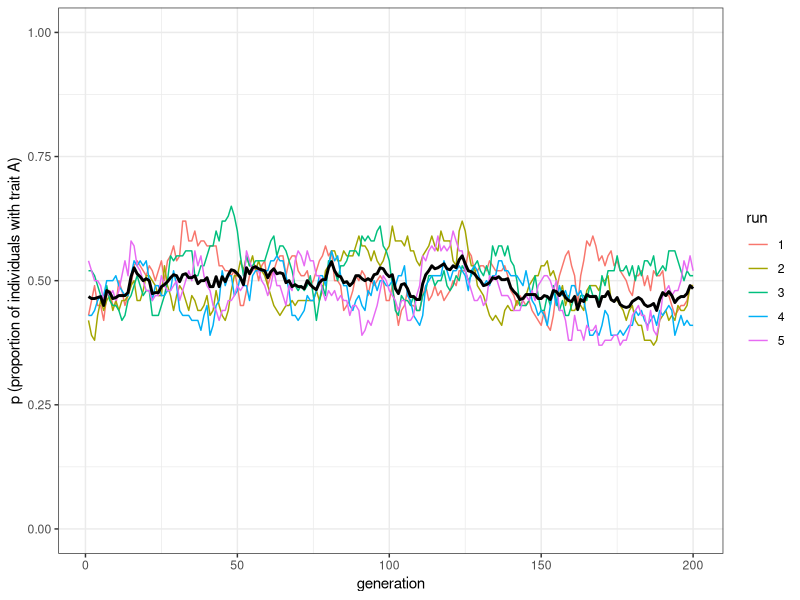
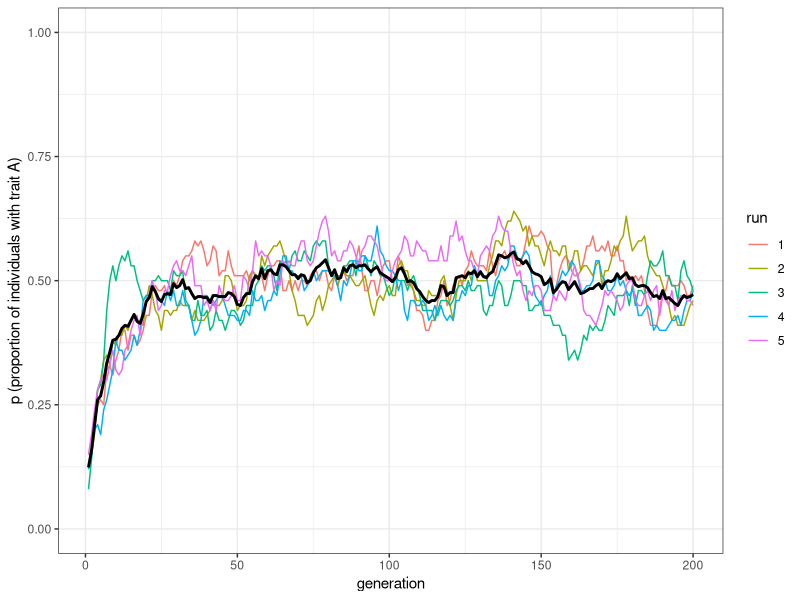
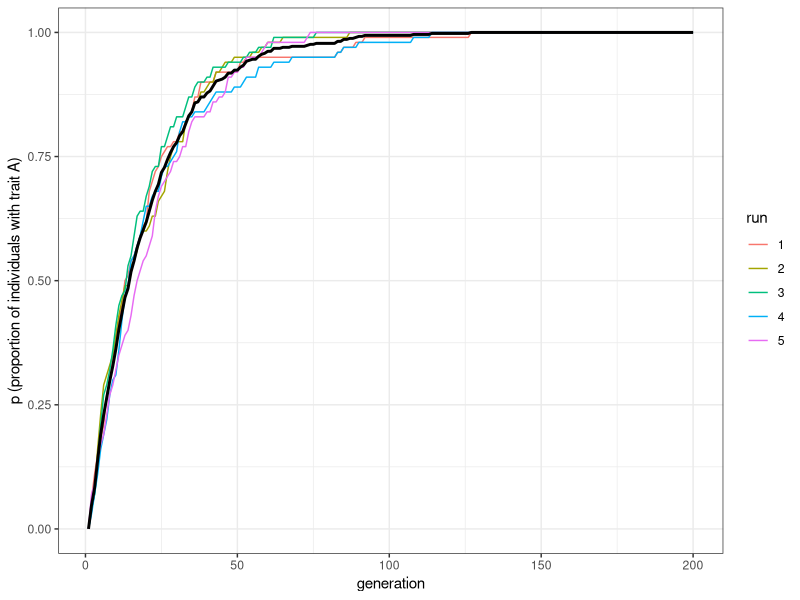
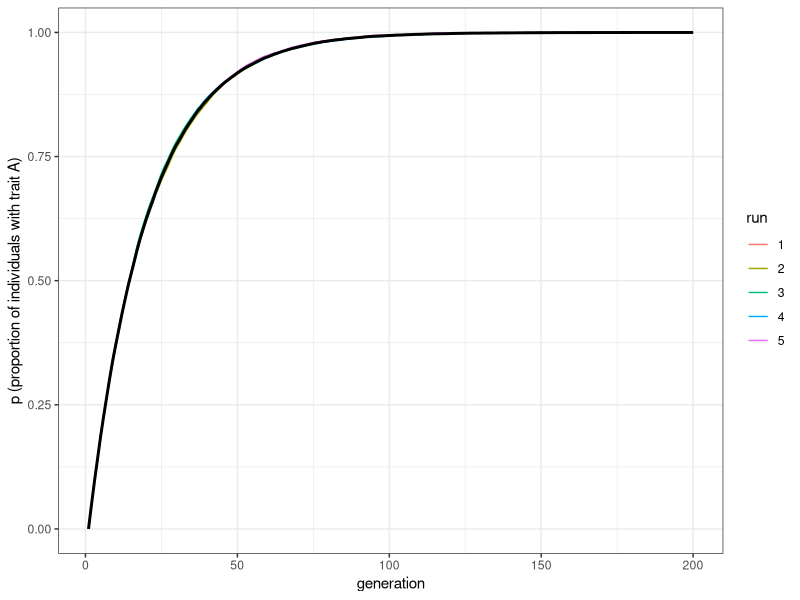
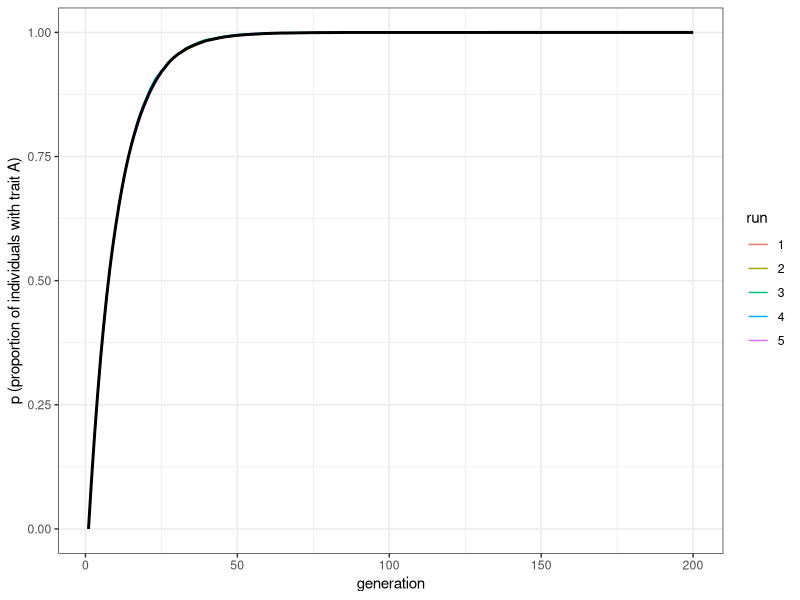

The R source for these figures, in order:
## ---- chunk 1
library(tidyverse)

unbiased_mutation <- function(N, mu, p_0, t_max, r_max) {
  # Create the output tibble
  output <- tibble(generation = rep(1:t_max, r_max), 
                   p = as.numeric(rep(NA, t_max * r_max)), 
                   run = as.factor(rep(1:r_max, each = t_max))) 

  for (r in 1:r_max) {
    population <- tibble(trait = sample(c("A", "B"), N, replace = TRUE, 
                                        prob = c(p_0, 1 - p_0)))
    # Add first generation's p for run r
    output[output$generation == 1 & output$run == r, ]$p <- 
      sum(population$trait == "A") / N 
    for (t in 2:t_max) {
      # Copy individuals to previous_population tibble
      previous_population <- population 
      
      # Determine 'mutant' individuals
      mutate <- sample(c(TRUE, FALSE), N, prob = c(mu, 1 - mu), replace = TRUE) 
      
      # If there are 'mutants' from A to B
      if (nrow(population[mutate & previous_population$trait == "A", ]) > 0) { 
        # Then flip them to B
        population[mutate & previous_population$trait == "A", ]$trait <- "B" 
      }
      
      # If there are 'mutants' from B to A
      if (nrow(population[mutate & previous_population$trait == "B", ]) > 0) { 
        # Then flip them to A
        population[mutate & previous_population$trait == "B", ]$trait <- "A" 
      }
      
      # Get p and put it into output slot for this generation t and run r
      output[output$generation == t & output$run == r, ]$p <- 
        sum(population$trait == "A") / N 
    }
  }
  # Export data from function
  output 
}
## ---- chunk 2
plot_multiple_runs <- function(data_model) {
  ggplot(data = data_model, aes(y = p, x = generation)) +
    geom_line(aes(colour = run)) +
    stat_summary(fun = mean, geom = "line", size = 1) +
    ylim(c(0, 1)) +
    theme_bw() +
    labs(y = "p (proportion of individuals with trait A)")
}
## ---- chunk 3
data_model <- unbiased_mutation(N = 100, mu = 0.05, p_0 = 0.5, t_max = 200, r_max = 5)
plot_multiple_runs(data_model)
## ---- chunk 4
data_model <- unbiased_mutation(N = 100, mu = 0.05, p_0 = 0.1, t_max = 200, r_max = 5)
plot_multiple_runs(data_model)
## ---- chunk 5
biased_mutation <- function(N, mu_b, p_0, t_max, r_max) {
   # Create the output tibble
  output <- tibble(generation = rep(1:t_max, r_max), 
                   p = as.numeric(rep(NA, t_max * r_max)), 
                   run = as.factor(rep(1:r_max, each = t_max)))

  for (r in 1:r_max) {
    population <- tibble(trait = sample(c("A", "B"), N, replace = TRUE, 
                                        prob = c(p_0, 1 - p_0)))
    # Add first generation's p for run r
    output[output$generation == 1 & output$run == r, ]$p <- 
      sum(population$trait == "A") / N 
    for (t in 2:t_max) {
      # Copy individuals to previous_population tibble
      previous_population <- population 
      
      # Determine 'mutant' individuals
      mutate <- sample(c(TRUE, FALSE), N, prob = c(mu_b, 1 - mu_b), replace = TRUE) 
      
      # If there are 'mutants' from B to A
      if (nrow(population[mutate & previous_population$trait == "B", ]) > 0) {
        # Then flip them to A
        population[mutate & previous_population$trait == "B", ]$trait <- "A"
      }
      # Get p and put it into output slot for this generation t and run r
      output[output$generation == t & output$run == r, ]$p <- 
        sum(population$trait == "A") / N 
    }
  }
  # Export data from function
  output 
}
## ---- chunk 6
data_model <- biased_mutation(N = 100, mu_b = 0.05, p_0 = 0, t_max = 200, r_max = 5)
plot_multiple_runs(data_model)
## ---- chunk 7
data_model <- biased_mutation(N = 10000, mu_b = 0.05, p_0 = 0, t_max = 200, r_max = 5)
plot_multiple_runs(data_model)
## ---- chunk 8
data_model <- biased_mutation(N = 10000, mu_b = 0.1, p_0 = 0, t_max = 200, r_max = 5)
plot_multiple_runs(data_model)
